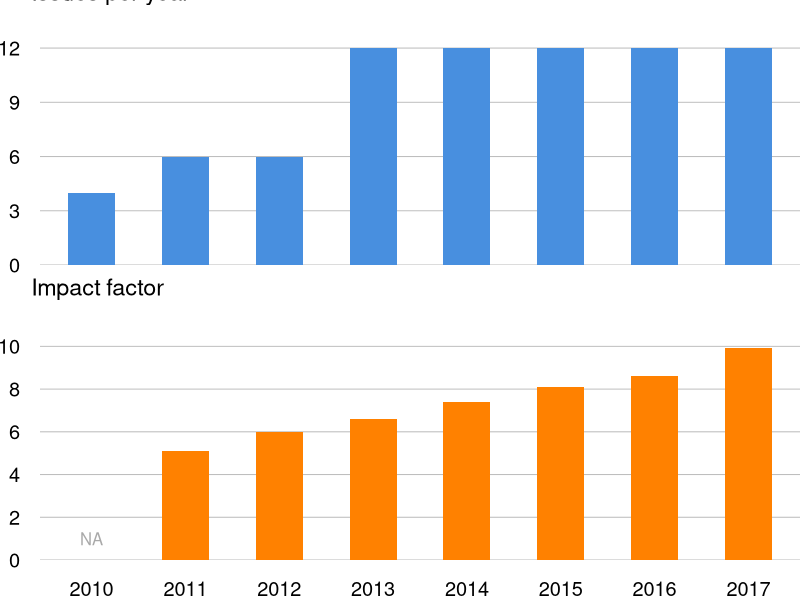
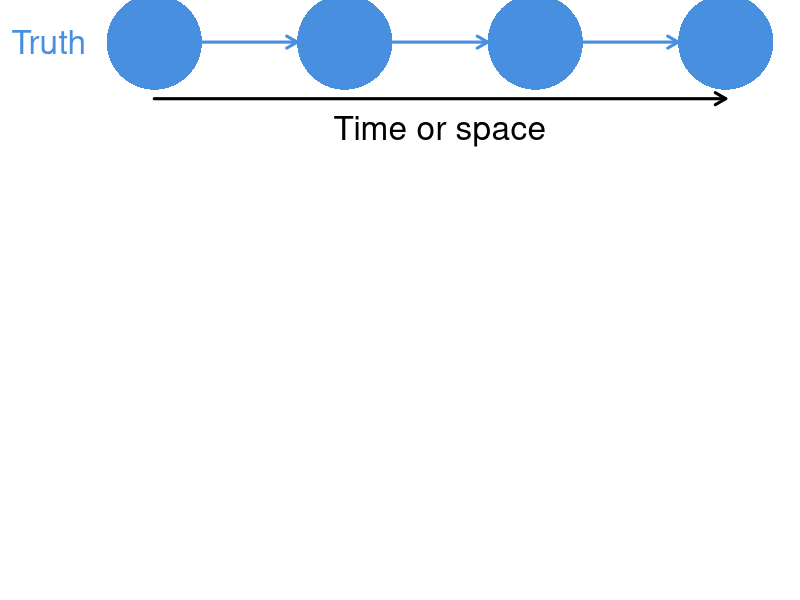
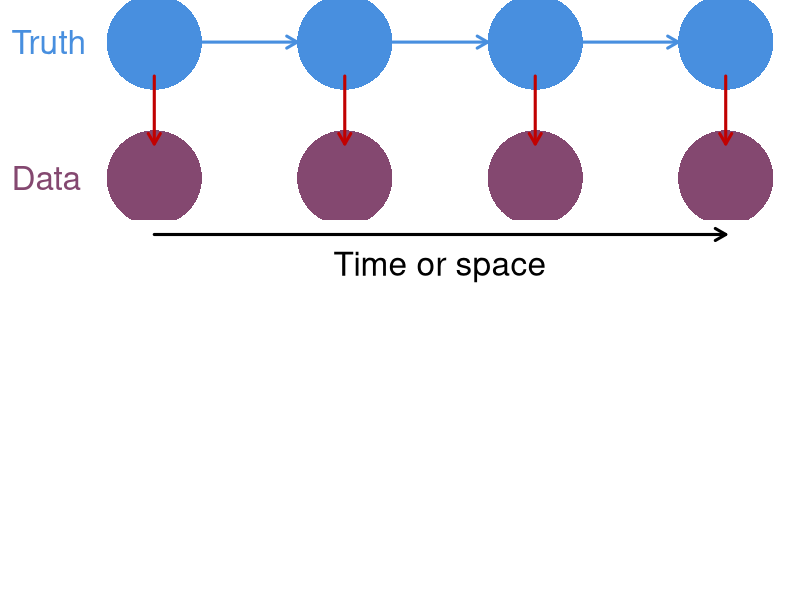
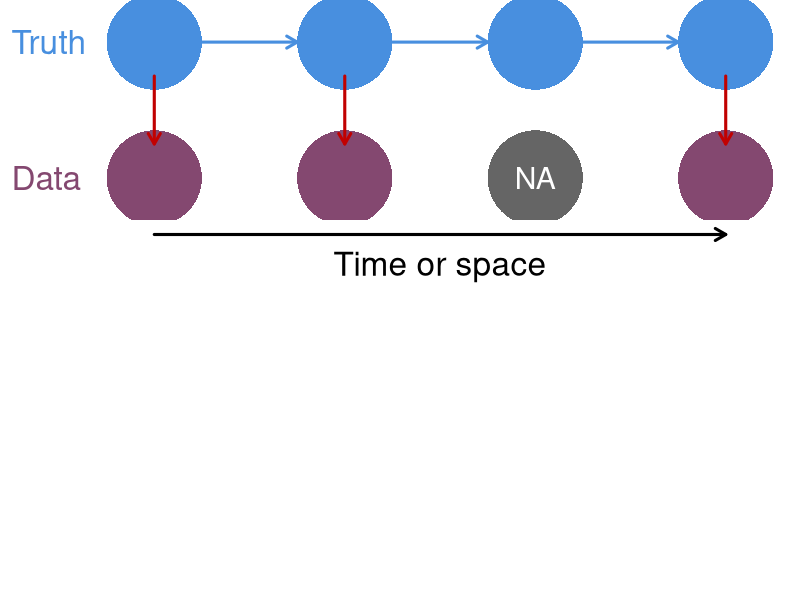
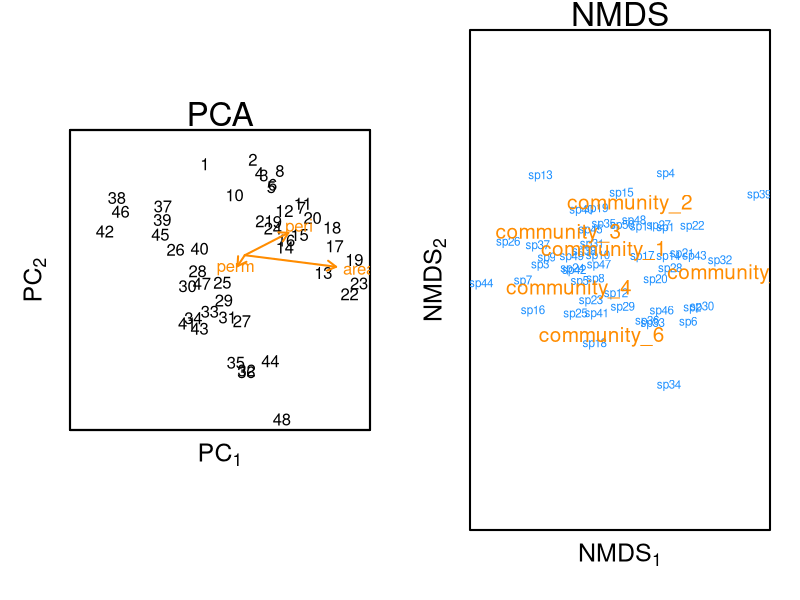
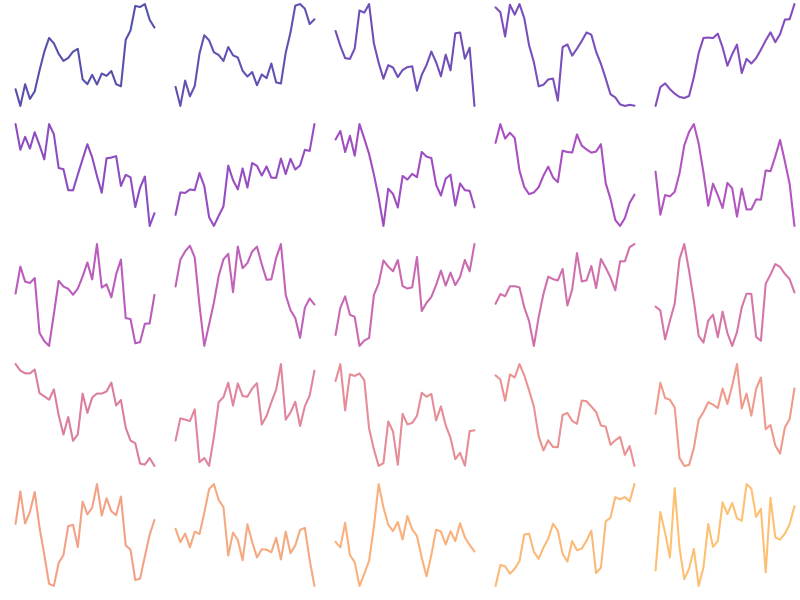
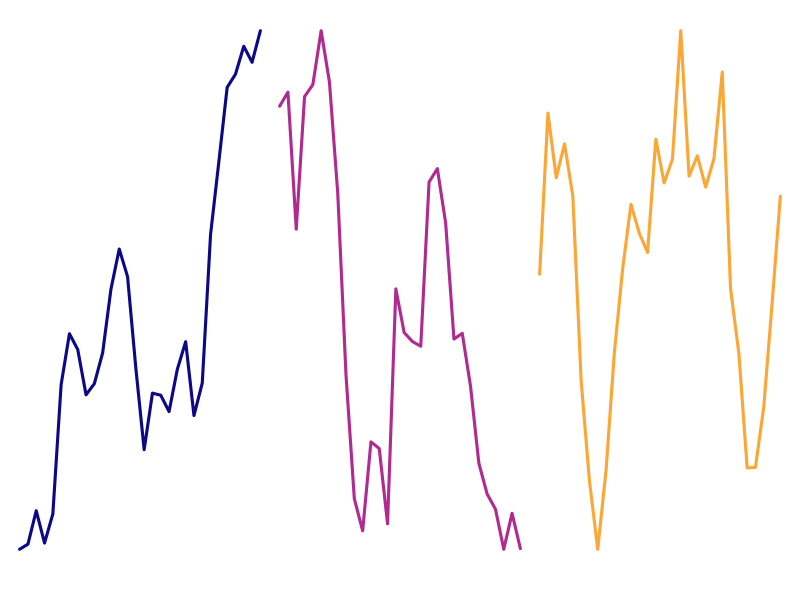
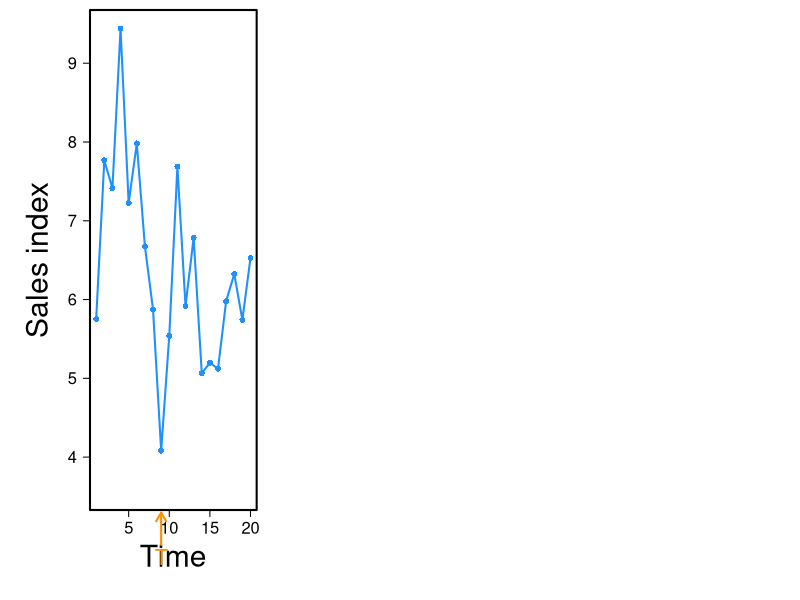

Generate these figures, in order, with R:
## ---- chunk 1
options(htmltools.dir.version = FALSE, servr.daemon = TRUE)
## ---- chunk 2
mee <- data.frame(yr=seq(2010,2017),
                  issues=c(4,6,6,12,12,12,12,12),
                  imp=c(NA,5.1,6,6.6,7.4,8.1,8.6,9.9))

pd <- as.matrix(mee[,-1])

par(mfrow=c(2,1), mai=c(0.3,0.4,0.3,0), omi=c(0.1,0,0,0))
## top panel
bp <- barplot(height=rep(NA,8), las=1, ylim=c(0,13),
              col="#488fdf", border=NA, space=1,
              ylab="",
              cex.lab=1.4, yaxt="n")
abline(h=seq(0,12,3), col="gray")
text(0, 1.15*par()$usr[4], cex=1.4,
     "Issues per year", xpd=NA, pos=4)
barplot(height=mee$issues, las=1, add=TRUE,
        col="#488fdf", border=NA, space=1,
        ylab="Issues per year",
        cex.lab=1.4, yaxt="n")
axis(2, at=seq(0,12,3), las=1, tick=FALSE, cex.axis=1.2)
## bottom panel
barplot(height=rep(NA,8), las=1,
        col="darkblue", border=NA, space=1,
        ylim=c(0,11),
        ylab="", cex.lab=1.4, yaxt="n")
abline(h=seq(0,10,2), col="gray")
text(0, 1.15*par()$usr[4], cex=1.4,
     "Impact factor", xpd=NA, pos=4)
barplot(height=mee$imp, las=1, names.arg=mee$yr, add=TRUE,
        col="#ff8100", space=1, border=NA,
        cex.names=1.2,
        ylab="", cex.lab=1.4, yaxt="n")
axis(2, at=seq(0,10,2), las=1, tick=FALSE, cex.axis=1.2)
text(bp[1],1,"NA",col="darkgray", adj=c(0.5,0.5))
## ---- chunk 3
par(mai=c(0.8,0.8,0,0), omi=rep(0,4))
## boundaries
ss <- 5
nn <- 7
rr <- ss*3
cc <- ss*nn
## mid-points
xm <- ss/2 + seq(0,cc-ss,ss)
ymt <- rr - ss/2
ymb <- ss/2
## arrow locs
x0t <- seq(ss, by=2*ss, len=3)
x1t <- x0t + ss
## empty plot space
plot(c(0,cc), c(0,rr), type="n", xlab="", ylab="",
     xaxt="n", yaxt="n", bty="n")
## top row: state
symbols(x=xm[c(1,3,5,7)], y=rep(ymt,4), circles=rep(ss/2,4),
        lty="solid",  fg=NA, bg="#488fdf",
        inches=FALSE, add=TRUE, lwd=3)
text("Truth", x=-ss, y=ymt, adj=c(0,0.5), xpd=NA,
     cex=2, col="#488fdf")
arrows(x0=x0t,x1=x1t,y0=ymt, col="#488fdf", lwd=3, length=0.12)
## Time or space
arrows(x0=ss/2, x1=cc-ss/2, y0=-ss/3+ss*2,
       length=0.12, lwd=3, xpd=NA)
text("Time or space", x=cc/2, y=-ss/2+ss*2, xpd=NA, pos=1, cex=2)
## ---- chunk 4
par(mai=c(0.8,0.8,0,0), omi=rep(0,4))
## arrow locs
x0t <- seq(ss, by=2*ss, len=3)
x1t <- x0t + ss
y0b <- rr - ss
y1b <- ss
## empty plot space
plot(c(0,cc), c(0,rr), type="n", xlab="", ylab="",
     xaxt="n", yaxt="n", bty="n")
## top row: state
symbols(x=xm[c(1,3,5,7)], y=rep(ymt,4), circles=rep(ss/2,4),
        lty="solid",  fg=NA, bg="#488fdf",
        inches=FALSE, add=TRUE, lwd=3)
text("Truth", x=-ss, y=ymt, adj=c(0,0.5), xpd=NA,
     cex=2, col="#488fdf")
## arrows
arrows(x0=x0t,x1=x1t,y0=ymt, col="#488fdf", lwd=3, length=0.12)
## bottom row: obs
symbols(x=xm[c(1,3,5,7)], y=rep(ss/2,4), circles=rep(ss/2,4),
        lty="solid",  fg=NA, bg="#844870",
        inches=FALSE, add=TRUE, lwd=3)
text("Data", x=-ss, y=ss/2, adj=c(0,0.5), xpd=NA,
     cex=2, col="#844870")
## arrows
arrows(x0=xm[c(1,3,5,7)], y0=y0b, y1=y1b,
       col="#c10101", lwd=3, length=0.12)
## Time or space
arrows(x0=ss/2, x1=cc-ss/2, y0=-ss/3,
       length=0.12, lwd=3, xpd=NA)
text("Time or space", x=cc/2, y=-ss/2, xpd=NA, pos=1, cex=2)
## ---- chunk 5
par(mai=c(0.8,0.8,0,0), omi=rep(0,4))
## arrow locs
x0t <- seq(ss, by=2*ss, len=3)
x1t <- x0t + ss
y0b <- rr - ss
y1b <- ss
## empty plot space
plot(c(0,cc), c(0,rr), type="n", xlab="", ylab="",
     xaxt="n", yaxt="n", bty="n")
## top row: state
symbols(x=xm[c(1,3,5,7)], y=rep(ymt,4), circles=rep(ss/2,4),
        lty="solid",  fg=NA, bg="#488fdf",
        inches=FALSE, add=TRUE, lwd=3)
text("Truth", x=-ss, y=ymt, adj=c(0,0.5), xpd=NA,
     cex=2, col="#488fdf")
## arrows
arrows(x0=x0t,x1=x1t,y0=ymt, col="#488fdf", lwd=3, length=0.12)
## bottom row: obs
symbols(x=xm[c(1,3,7)], y=rep(ss/2,3), circles=rep(ss/2,3),
        lty="solid",  fg=NA, bg="#844870",
        inches=FALSE, add=TRUE, lwd=3)
text("Data", x=-ss, y=ss/2, adj=c(0,0.5), xpd=NA,
     cex=2, col="#844870")
## NA's
symbols(x=xm[5], y=ss/2, circles=ss/2,
        lty="solid",  fg=NA, bg="#656565",
        inches=FALSE, add=TRUE, lwd=3)
text("NA", x=xm[5], y=ss/2, cex=1.8, col="#ffffff")
## arrows
arrows(x0=xm[c(1,3,7)], y0=y0b, y1=y1b,
       col="#c10101", lwd=3, length=0.12)
## Time or space
arrows(x0=ss/2, x1=cc-ss/2, y0=-ss/3,
       length=0.12, lwd=3, xpd=NA)
text("Time or space", x=cc/2, y=-ss/2, xpd=NA, pos=1, cex=2)
## ---- chunk 6
set.seed(123)

par(mfrow=c(1,2), mai=c(0.7,0.7,0.3,0.3), omi=rep(0,4), lwd=2, fg="black")

## PCA
biplot(prcomp(rock[,c(1,2,4)]), col=c("black", "darkorange"),
       yaxt="n", xaxt="n", ylab="", xlab="")
mtext(side=1, expression(PC[1]), cex=1.5, line=1)
mtext(side=2, expression(PC[2]), cex=1.5, line=1)
mtext(side=3, "PCA", cex=2, line=0)

## NMDS
comm_mat <- matrix(
   sample(1:100,300,replace=T),nrow=6,
   dimnames=list(paste("community",1:6,sep="_"),paste0("sp",1:50)))

nmds <- vegan::metaMDS(comm_mat, k=3, trymax=100, trace=0)

vegan::ordiplot(nmds, type="n",
                yaxt="n", xaxt="n", ylab="", xlab="")
vegan::orditorp(nmds, display="species", col="dodgerblue", air=0.01)                     
vegan::orditorp(nmds, display="sites", cex=1.25, col="darkorange", air=0.01)                     
mtext(side=1, expression(NMDS[1]), cex=1.5, line=1)
mtext(side=2, expression(NMDS[2]), cex=1.5, line=1)
mtext(side=3, "NMDS", cex=2, line=0)
## ---- chunk 7
NN <- 25
TT <- 30
MM <- 3
 
set.seed(123)
## MM x TT matrix of innovations
ww <- matrix(rnorm(MM*TT, 0, 1), MM, TT)
ww[,1] <- rnorm(MM, 0, sqrt(5))
## MM x TT matrix of scaled latent trends
xx <- t(scale(apply(ww,1,cumsum)))

## loadings matrix
ZZ <- matrix(runif(NN*MM, -1, 1), NN, MM)
diag(ZZ) <- rev(sort(abs(diag(ZZ))))
ZZ[upper.tri(ZZ)] <- 0
ZZ <- round(ZZ, 2)

## obs var
obs_var <- 0.2^2
## obs errors
ee <- t(MASS::mvrnorm(TT, matrix(0,NN,1), diag(obs_var,NN,NN)))
## NN x TT matrix of observed data
yy <- ZZ %*% xx + ee

clr <- viridis::plasma(NN, alpha=0.7, end=0.8)

vv <- sample(seq(NN), NN)

par(mfrow=c(5,5), mai=c(0.1,0.1,0,0), omi=c(0,0,0,0)) 

for(i in 1:NN) {
	plot.ts(yy[vv[i],], lwd=2,
	        xlab="", xaxt="n", ylab="", yaxt="n",
	        col=clr[i], bty="n")
}
## ---- chunk 8
## plot the trends
par(mfrow=c(1,3), mai=c(0.2,0,0,0), omi=rep(0.1,4))
clr <- viridis::plasma(MM, end=0.8)
for(i in 1:3) {
	plot.ts(xx[i,], lwd=3,
	        xlab="", xaxt="n", ylab="", yaxt="n",
	        col=clr[i], bty="n")
}
## ---- chunk 9
tstar <- 9
tt <- 20

set.seed(666)

x1 <- cumsum(rnorm(tt)) + 5

dd <- c(rep(0,tstar), rep(1.5,20-tstar))
x2 <- x1 + dd

par(mai=c(0.9,0.9,0.1,0.1), omi=c(0,0,0,0))

plot(seq(tt), x1, type="n", pch=16, las=1, 
        xlab="", ylab="", cex.axis=1.5)
mtext(side=1, "Time", line=3.5, cex=1.8)
mtext(side=2, "Sales index", line=3, cex=1.8)

lines(seq(tt), x2, type="o", pch=16, cex=1.2, las=1, col="dodgerblue", lwd=2)

scl <- 0.07
aB <- (par()$usr[4] - par()$usr[3])*scl
arrows(x0=tstar,y0=par()$usr[3]-aB,y1=par()$usr[3]*0.99,
       length=0.1, col="darkorange", xpd=TRUE, lwd=2)
text(tstar,par()$usr[3]-aB, "T",
	 cex=2, col="darkorange", pos=1, xpd=TRUE)
## ---- chunk 10
par(mai=c(0.9,0.9,0.1,0.1), omi=c(0,0,0,0))

plot(seq(tt), x1, type="n", pch=16, las=1, 
        xlab="", ylab="", cex.axis=1.5)
mtext(side=1, "Time", line=3.5, cex=1.8)
mtext(side=2, "Sales index", line=3, cex=1.8)

lines(seq(tt), x1, type="o", pch=16, cex=1.2, las=1, col="darkgray", lwd=2)

lines(seq(tt), x2, type="o", pch=16, cex=1.2, las=1, col="dodgerblue", lwd=2)

arrows(tstar+1, x1[tstar+1]*1.02, tstar+1, x2[tstar+1]*0.982,
       length=0.1, col="darkorange", lty="solid", lwd=3)
text(tstar+1.75, (x1[tstar+1]+x2[tstar+1])/2, "A",
	 cex=2, col="darkorange", adj=c(0.5,0.5))

scl <- 0.07
aB <- (par()$usr[4] - par()$usr[3])*scl
arrows(x0=tstar,y0=par()$usr[3]-aB,y1=par()$usr[3]*0.99,
       length=0.1, col="darkgray", xpd=TRUE, lwd=2)
text(tstar,par()$usr[3]-aB, "T",
	 cex=2, col="darkgray", pos=1, xpd=TRUE)
